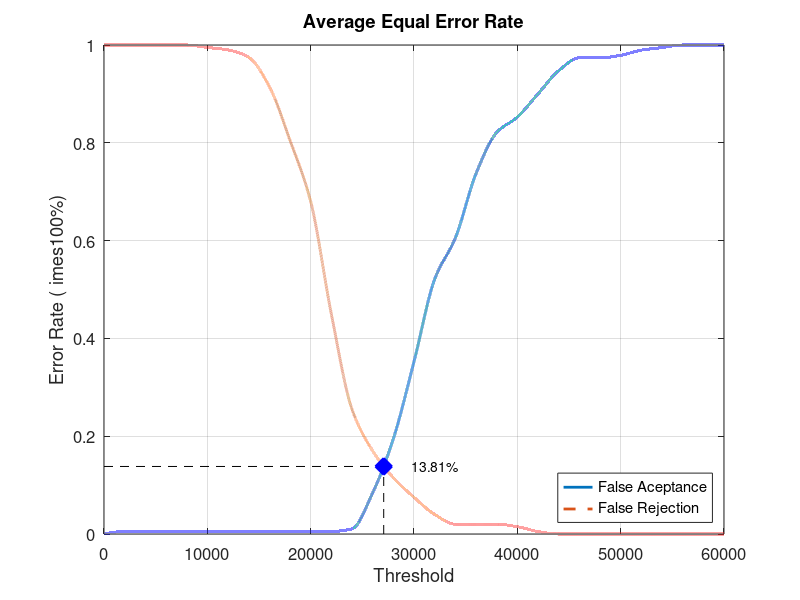
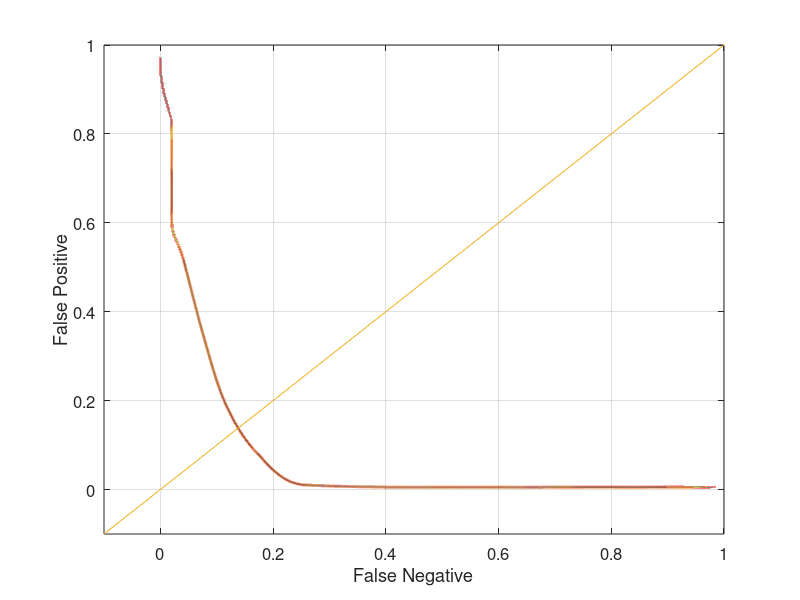

Here is the MATLAB script that generated these plots, in order:
close all;
clear;
clc;
x = 0:2000:60000;
xq = 0:0.5:60000;

y0 = [0 0.00526316 0.00526316 0.00526316 0.00526316 0.00526316 0.00526316 0.00526316 0.00526316 0.00526316 0.00526316 0.00526316 0.0105263 0.0842105 0.194737 0.352632 0.521053 0.605263 0.736842 0.821053 0.852632 0.9 0.947368 0.973684 0.973684 0.978947 0.989474 0.994737 1 1 1]
yy0 = interp1(x, y0, xq, 'pchip');
y1 = [1 1 1 1 1 0.995 0.99 0.975 0.915 0.805 0.68 0.45 0.255 0.17 0.115 0.075 0.04 0.02 0.02 0.02 0.015 0.005 0 0 0 0 0 0 0 0 0]
yy1 = interp1(x, y1, xq, 'pchip');

% Calculating EER: 
y2 = abs(y0 - y1);
find(y2 == min(y2))
yy2 = abs(yy0 - yy1);
xEER = find(yy2 == min(yy2));
xEERIndex = xq(xEER) % X-axis EER
yEER = yy0(xEER) % Y-axis EER

main = figure
plot(xq, yy0,'-','LineWidth', 2);	hold on
plot(xq, yy1,'--','LineWidth', 2);	hold on
plot([xEERIndex xEERIndex], [0 yEER], 'k--');	hold on
plot([0 xEERIndex], [yEER yEER], 'k--');	hold on
plot(xEERIndex, yEER, 'bx', 'LineWidth', 10);	hold on
text(xEERIndex + 10 * xEERIndex / 100, yEER, [num2str(round((10000 * yEER)) / 100) '%'])
legend('False Aceptance', 'False Rejection', 'Location', 'SouthEast')
xlabel('Threshold')
ylabel('Error Rate (	imes100%)')
title('Average Equal Error Rate')
set(gca, 'FontSize', 12)
axis([0 60000 0 1])
grid on

print(main, 'Database1_4Main', '-dpng');
FNRxFPR = figure('Color', [1 1 1]);
plot(yy1, yy0, '-', yy1, yy0, 'LineWidth', 2);
hold on
y = -0.1:0.1:1
plot(y, y); 
set(gca, 'FontSize', 12)
xlabel('False Negative')
ylabel('False Positive')
axis([-0.1 1 -0.1 1])
set(gca, 'FontSize', 12)
grid on

print(FNRxFPR, 'Database1_4FNRxFPR','-dpng');
